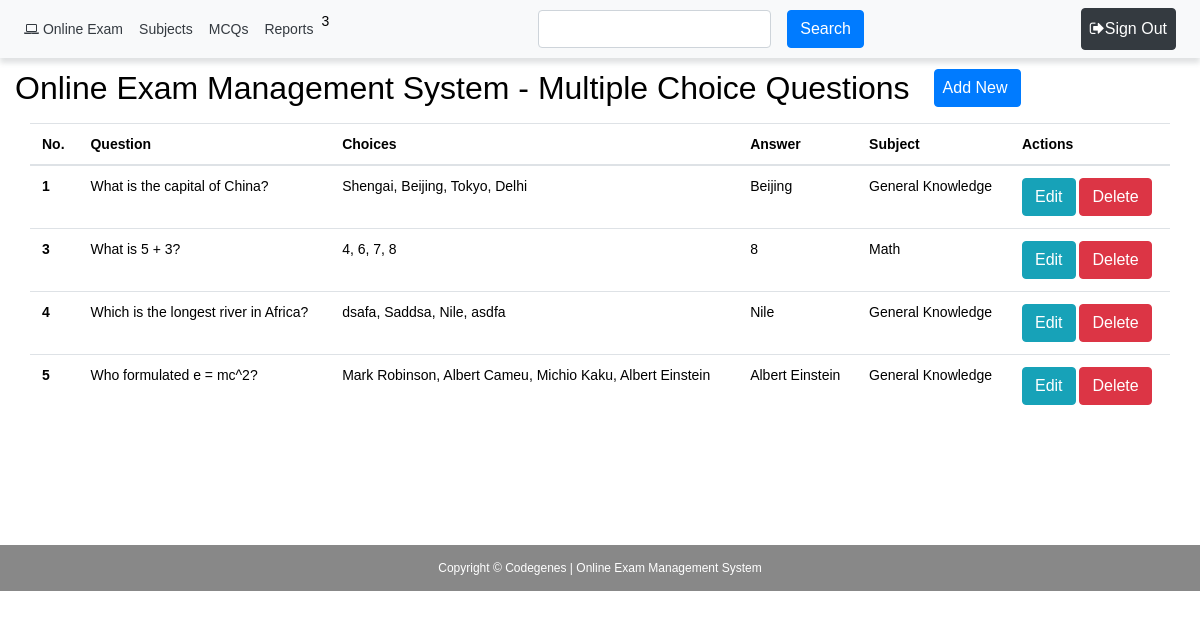
Page /components/mcq/view.php (signed in) on the committed database.
### tables this page shows
CREATE TABLE IF NOT EXISTS `mcq` (
  `id` int(11) NOT NULL AUTO_INCREMENT,
  `question` varchar(255) NOT NULL,
  `choices` json NOT NULL,
  `answer` int(11) NOT NULL,
  `subject_id` int(11) NOT NULL,
  PRIMARY KEY (`id`),
  KEY `mcq_subjects_id` (`subject_id`)
);

CREATE TABLE IF NOT EXISTS `subjects` (
  `id` int(11) NOT NULL AUTO_INCREMENT,
  `name` varchar(255) NOT NULL,
  PRIMARY KEY (`id`)
);

### components/mcq/view.php (the view, shortened to what this page needs)
<?php
$path = $_SERVER['DOCUMENT_ROOT'];
$path .= "/online-exam/";
require_once($path . 'connect.php');
$ReadSql = "SELECT * FROM `mcq`";
$res = mysqli_query($connection, $ReadSql);
?>
<?php require($path . 'templates/header.php') ?>
<div class="container-fluid my-4">
	<div class="row my-2">
		<h2>Online Exam Management System - Multiple Choice Questions</h2>
		<a href="add.php"><button type="button" class="btn btn-primary ml-4 pl-2">Add New</button></a>
	</div>
	<table class="table ">
		<thead>
			<tr>
				<th>No.</th>
				<th>Question</th>
				<th>Choices</th>
				<th>Answer</th>
				<th>Subject</th>
				<th>Actions</th>
			</tr>
		</thead>
		<tbody>
			<?php
			while ($r = mysqli_fetch_assoc($res)) {
			?>
				<tr>
					<th scope="row"><?php echo $r['id']; ?></th>
					<td><?php echo $r['question']; ?></td>
					<td><?php
						$arr = json_decode($r['choices']);
						for ($i = 0; $i < 4; $i++) {
							echo $arr[$i] . ($i != 3 ? ', ' : '');
						}
					?></td>
					<td><?php echo $arr[$r['answer'] - 1]; ?></td>
					<td><?php
						$sub_id = $r['subject_id'];
						$readSubjects = "SELECT * FROM `subjects` where id=$sub_id";
						$queryResult = mysqli_query($connection, $readSubjects);
						if ($subject = mysqli_fetch_assoc($queryResult)) {
							echo $subject['name'];
						} ?>
					</td>
					<td>
						<a href="update.php?id=<?php echo $r['id']; ?>"><button type="button" class="btn btn-info">Edit</button></a>
						<button type="button" class="btn btn-danger btn-xs" data-toggle="modal" data-target="#myModal<?php echo $r['id']; ?>">Delete</button>
					</td>
				</tr>
			<?php } ?>
		</tbody>
	</table>
</div>
<?php require($path . 'templates/footer.php') ?>

### templates/header.php (shortened to what this page needs)
<?php
$server = 'http://' . $_SERVER['SERVER_NAME'] . '/online-exam/';
$user_logged = false;
?>
<!DOCTYPE html>
<html>
<head>
	<link rel="stylesheet" href="https://stackpath.bootstrapcdn.com/bootstrap/4.5.0/css/bootstrap.min.css">
	<link href="//maxcdn.bootstrapcdn.com/font-awesome/4.7.0/css/font-awesome.min.css" rel="stylesheet">
	<link rel="stylesheet" href="<?php echo $server; ?>css/style.css">
</head>
<body>
	<header class="d-flex w-100">
		<nav class="navbar navbar-expand-lg w-100 bg-light">
			<div class="navbar-collapse collapse justify-content-between">
				<ul class="navbar-nav" id="navbar">
					<li class="nav-item active">
						<a class="nav-link text-dark" href="<?php echo $server; ?>index.php"><i class="fa fa-laptop text-dark"></i> Online Exam</a>
					</li>
					<?php if (isset($_SESSION['loggedin']) && $_SESSION['loggedin'] == true) {
						$user_logged = true;
						if ($_SESSION['type'] == 'examiner') { ?>
							<li class="nav-item">
								<a class="nav-link text-dark" href="<?php echo $server; ?>components/subject/view.php">Subjects</a>
							</li>
							<li class="nav-item">
								<a class="nav-link text-dark" href="<?php echo $server; ?>components/mcq/view.php">MCQs</a>
							</li>
							<li class="nav-item">
								<a class="nav-link text-dark" href="<?php echo $server; ?>components/exam-report/view.php">Reports</a>
							</li>
					<?php }
					} ?>
3
				</ul>
				<ul class="navbar-nav">
						<form class="d-flex my-2 my-lg-0" action="<?php echo $server; ?>templates/searchForm.php" method="post">
							<input class="form-control mr-sm-2" type="text" name="term" aria-label="Search" required>
							<button type="submit" class="btn btn-primary m-2 my-sm-0" value="Submit" >Search</button>
						</form>
				</ul>
				<ul class="navbar-nav">
					<?php
					if ($user_logged) { ?>
						<li class="nav-item mr-sm-2">
							<a class="nav-link btn btn-dark text-white" href="<?php echo $server; ?>components/user/logout.php"><span><i class="fa fa-sign-out text-white"></i></span>Sign Out</a>
						</li>
					<?php } else { ?>
						<li class="nav-item mr-sm-2">
							<a class="nav-link btn btn-primary text-white" href="<?php echo $server; ?>components/user/login.php"><span><i class="fa fa-sign-in text-white"></i></span> Sign In</a>
						</li>
					<?php } ?>
				</ul>
			</div>
		</nav>
	</header>
	<div class="container-fluid page-container">

### templates/footer.php
</div>
<footer class="footer-container row justify-content-center py-3">
	<div class="text-white">Copyright &#169; Codegenes | Online Exam Management System</div>
</footer>
</body>
</html>

### css/style.css (style rules this page uses)
* { color: black; }
html, body { height: 100%; }
#navbar li a { color: #eee; }
.page-container { padding-top: 45px; }
.footer-container { position: relative; left: 0; bottom: 0; font-size: 12px; width: 100%; margin: auto; background-color: #888; margin-top: 8rem; }
header { box-shadow: 0px 5px 5px #6c757d36; position: fixed; z-index: 99; top: 0; }

### templates/header.php (style rules this page uses)
body { font: 14px sans-serif; }

### rows in the picture
mcq: id "1", question "What is the capital of China?", choices "Shengai", choices "Beijing", choices "Tokyo", choices "Delhi", $arr[$r['answer'] - 1] "Beijing", subject.name "General Knowledge"
mcq: id "3", question "What is 5 + 3?", choices "4", choices "6", choices "7", choices "8", $arr[$r['answer'] - 1] "8", subject.name "Math"
mcq: id "4", question "Which is the longest river in Africa?", choices "dsafa", choices "Saddsa", choices "Nile", choices "asdfa", $arr[$r['answer'] - 1] "Nile", subject.name "General Knowledge"
mcq: id "5", question "Who formulated e = mc^2?", choices "Mark Robinson", choices "Albert Cameu", choices "Michio Kaku", choices "Albert Einstein", $arr[$r['answer'] - 1] "Albert Einstein", subject.name "General Knowledge"
